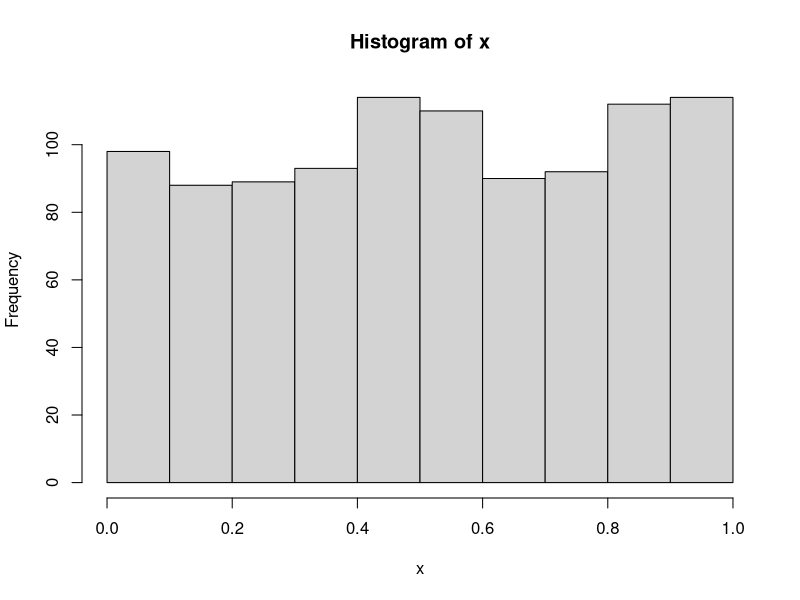
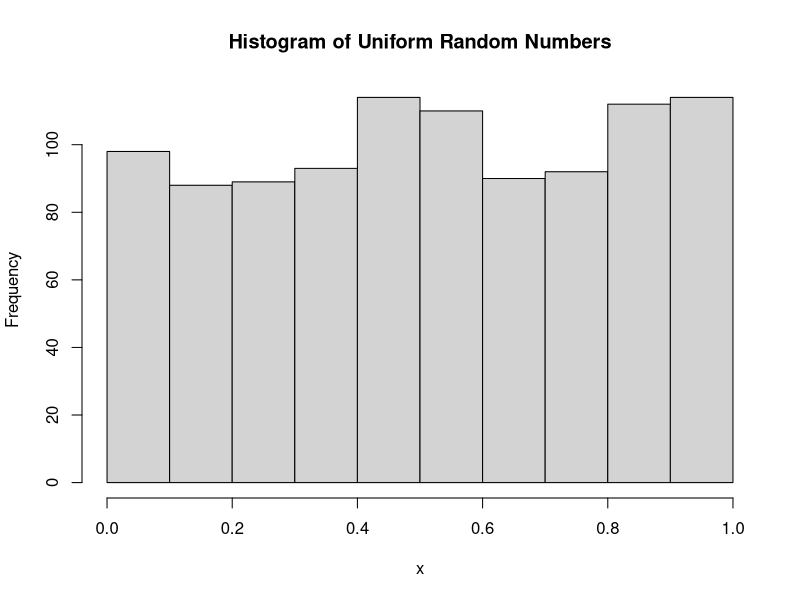
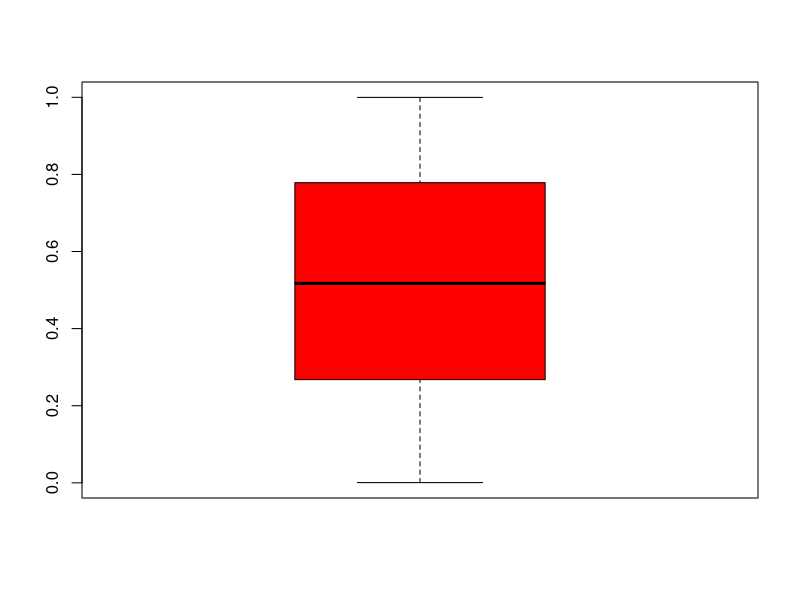

Write the R code that produced these figures, in order.
## ---- chunk 1
knitr::opts_chunk$set(echo = TRUE)
## ---- chunk 2
# if you dont have tidyverse then run the following line once 
# install.packages(c("tidyverse", "knitr"))
library(tidyverse)
library(knitr)
library(lubridate)
## ---- chunk 3
(tcsv <- read.csv("Data/WHO-2a.csv"))  # traditional csv object
(ncsv <- read_csv("Data/WHO-2a.csv"))  # new csv, tibble object

## ---- chunk 4
class(ncsv) # traditional csv function, read.csv 
class(tcsv) # tidyverse read_csv
## ---- chunk 5
read_csv("Data/WHO-2a.csv", comment = "#")
## ---- chunk 6
head(available.packages(repos = "http://cran.us.r-project.org"))
## ---- chunk 7
sessionInfo()
## ---- chunk 8
complex(1,2)
raw(2) # bytes of numbers
## ---- chunk 9
ia <- 1L 
ia1 <- 1
class(ia)
typeof(ia)

class(ia1)
typeof(ia1)
## ---- chunk 10
ra <- runif(10)
typeof(ra)
class(ra)
## ---- chunk 11
ca <- c("Tom", "cat")
typeof(ca)
class(ca)
## ---- chunk 12
ia <- 1L 
names(ia) <- "id"
ia
## ---- chunk 13
M <- matrix(1:6, 3, 2)
dim(M)
args(matrix)
## ---- chunk 14
aa <- 22.7

aa = 1 # DO not use not standard

aa + 2
sqrt(aa+1)
aa/3

ages<-c(1,2,3,4) # another way to create vectors
ages

ages+3   # ages of kids after 3 years 
         # scalar is a zero vector
ages
 
## ---- chunk 15
No = c("1run", "b$", "^mean", "!var1" )
Yes = c("run1", "b", "mean", "var1")
df <- data_frame(No, Yes)
kable(df, caption = "Acceptable (Yes) and non-acceptable (No) Variable Names")
## ---- chunk 16
var1 <- 2
VAR1 <- 1 
(var1 <- 100) # overwrite 
## ---- chunk 17
ls() # to see what variables you have so far
list.files()  # to see the list of files
## ---- chunk 18
die <- 1:6 # 6 sided die
## ---- chunk 19
die + 2
die/2

die * die
## ---- chunk 20
die + 1:2
## ---- chunk 21
sum(die)
mean(die)
## ---- chunk 22
pi # not PI
## ---- chunk 23
round(pi, 10) # what happened here
round(pi, 2)
round(pi, digits = 9)
signif(pi, 3) 

pvalue <- 0.003 
round(pvalue, 2)  # [1] 0
signif(pvalue, 2) # [1] 0.003

evalue <- 1.02342E-06 
signif(evalue,3)
 round(evalue,3)
## ---- chunk 24
args(round)
args(plot)
## ---- chunk 25
p <- c(rep(0.01,5), 0.95)
sample(x = die, size = 10, replace = TRUE, prob = p)
## ---- chunk 26
sample(die, 10, replace = TRUE)
sample(die, 10, TRUE) #  define them explicitely
sample(x = die, size = 6, replace = TRUE)
## ---- chunk 27
# First roll
sample(x = die, size = 2, replace = TRUE) # def prob
# one more roll
sample(x = die, size = 2, replace = TRUE) # def prob
## ---- chunk 28
unif_rand <- runif(10)
args(round)
## ---- chunk 29
dist <- function(a, b) {
  distsq <- sum( (b - a)^2 )
  sqrt(distsq)
}
## ---- chunk 30
a <- c(1,2)
b <- c(3,3)

dist(a,b)
## ---- chunk 31
#Use RStudio to turn the following line into a function called dist2

distsq <- sum( (b - a)^2 )
sqrt(distsq)

## ---- chunk 32
x <- runif(1000)
hist(x)
hist(x, main = "Histogram of Uniform Random Numbers")
boxplot(x, col = "red")
## ---- chunk 33
summary(cars)
str(cars)
## ---- chunk 34
cars[1,]
cars[1:5,]
cars[1,]
cars[,1] # vector
class(cars[,1])
class(cars)
nrow(cars)
length(cars$speed)
min_speed <- min(cars$speed)
min_speed
max(cars$speed)
cars[min_speed,] # can be easily done using dplyr
filter(cars, speed > 20)
## ---- chunk 35
names(cars)
cars$speed # vector
cars$dist 
## ---- chunk 36
mylist <- list(a = 1:10, b = LETTERS[1:10], c = 11:20L)
mylist
mylist[[1]]
mylist$a
## ---- chunk 37
INF<-3/0 # Inf or -Inf 
-3/0 
#diff between Inf and NA (not a number) 
!is.na(Inf)

# what is then Inf?
is.finite(INF)
is.infinite(INF)
## ---- chunk 38
x<-seq(1:10)
x
sum(x) # 55
sum(x>5) # 5
#why? coercion
x>5  # logical T or F
# sum them 
sum(x>5) # you get 5 sum of  5 1s 
#if you want the sum of their values

sum(x[x>5])
## ---- chunk 39
# let us construct a 6 x 5 matrix
X <- matrix(rnorm(30), nrow=6, ncol=5 )

#or
#X <- (rnorm(30), 6, 5 )
# I prefer the previous form
## ---- chunk 40
apply(X, 2, sum)
## ---- chunk 41
A <- matrix(rnorm(30), nrow=6, ncol=5 ) 
B <- matrix(rnorm(20), nrow=2, ncol=10 ) 
C <- matrix(rnorm(36), nrow=6, ncol=6 ) 

MyList <- list(A, B, C)
## ---- chunk 42
# Note the "[" is a separator
# The following line extracts first row from all matrices
lapply(MyList,"[",2, 1)
## ---- chunk 43
sapply(MyList,"[", 2, 1, simplify= F) # returns a List

sapply(MyList,"[", 2, 1, simplify= T) # returns a vector
## ---- chunk 44
tapply(mpg$hwy, mpg$cyl, mean)
